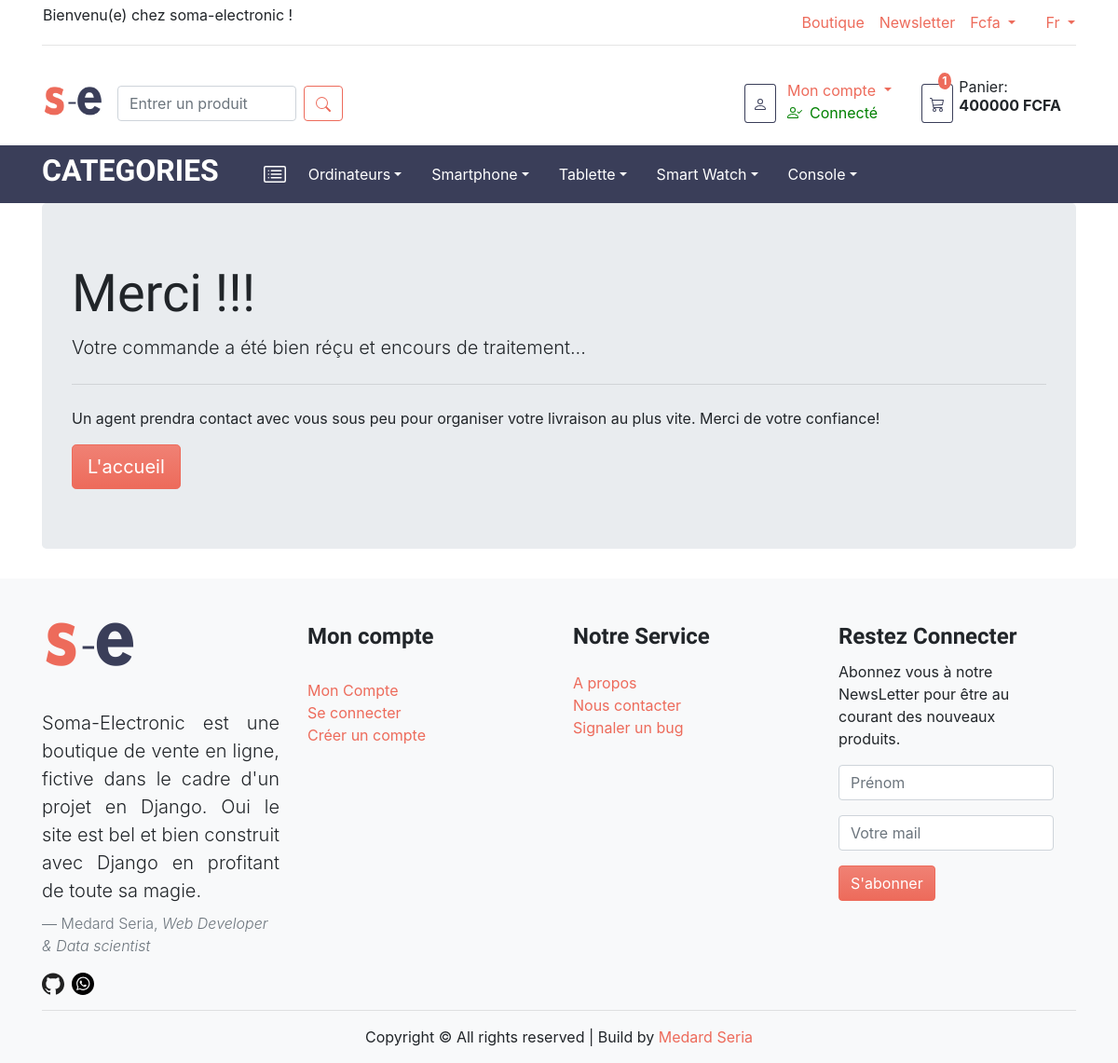
/boutique/commandevalider/ (signed in), run on the app's committed database.
### boutique/models.py (models this page shows, shortened)
class Categorie(models.Model):
    nom = models.CharField(max_length=100)
    date_de_creation = models.DateField(auto_now_add=True)
    souscategorie = models.ManyToManyField(
        SousCategorie,
        blank=True
    )
    class Meta:
        verbose_name = 'categorie'
        verbose_name_plural = 'categories'

### boutique/forms.py
class NewsletterForm(forms.Form):
    last_name = forms.CharField(max_length=100,
                                required=True,
                                widget=forms.TextInput(attrs={
                                'class': 'form-control',
                                'placeholder':'Prénom',
                                }))
    email = forms.EmailField(required=True,
                            widget=forms.EmailInput(attrs={
                            'class':'form-control',
                            'placeholder': "Votre mail",
                            'aria-describedby':"emailHelp",
                            }))

### boutique/models.py (called while the page is built)
    def __str__(self):
        return self.nom

### ecom/context_processors.py (called while the page is built)
def get_variable(request):
    devise = "FCFA"
    try:
        liste_categories = Categorie.objects.all()
        liste_sous_categories = SousCategorie.objects.all().order_by('nom')
    except ObjectDoesNotExist:
        liste_categories = []
        liste_sous_categories = []
    form = NewsletterForm()
    return {
        'devise':devise,
        'liste_categories':liste_categories,
        'liste_sous_categories':liste_sous_categories,
        'form':form,
        }

### boutique/templates/boutique/merci.html (shortened to what this page needs)
{% extends 'boutique/index.html' %}
{% block content %}
<div class="container p-0">
    <div class="jumbotron">
        <h1 class="display-4">Merci !!!</h1>
        <p class="lead">Votre commande a été bien réçu et encours de traitement...</p>
        <hr class="my-4">
        <p>Un agent prendra contact avec vous sous peu pour organiser votre livraison au plus vite. Merci de votre confiance!</p>
        <a class="btn btn-primary btn-lg" href="{% url 'boutique:accueil' %}" role="button">L'accueil</a>
      </div>
</div>
{% endblock %}

### boutique/templates/boutique/categorie.html (shortened to what this page needs)
<ul class="navbar-nav ">
    {% for cat in liste_categories %}
    <li class="nav-item dropdown mx-3">
        <a href="" class="nav-link ml-n3 dropdown-toggle text-white lien-categorie" id="dropdownMenuLink" data-toggle="dropdown" aria-haspopup="true" aria-expanded="false">{{ cat.nom }}</a>
    </li>
    {% endfor %}
</ul>

### boutique/static/boutique/css/app.css (style rules this page uses)
h1, h2, h3, h4, h5, h6 { font-weight: 700; }

### data on the page
Categorie: nom "Ordinateurs"
Categorie: nom "Smartphone"
Categorie: nom "Tablette"
Categorie: nom "Smart Watch"
Categorie: nom "Console"

### other printed values
{{ quantite_dans_panier }} "1"
{{ prix_total }} "400000"
